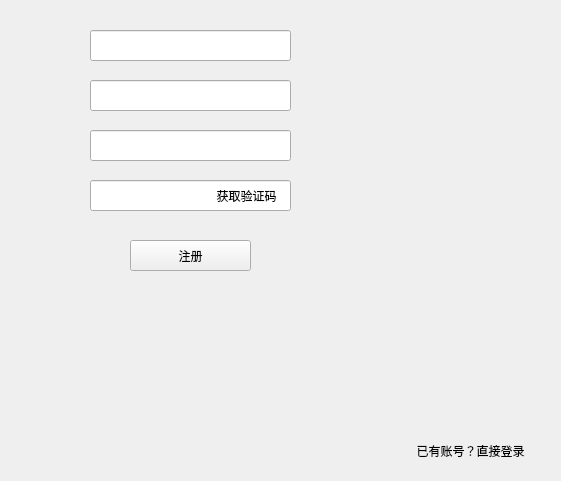
<?xml version="1.0" encoding="UTF-8"?>
<ui version="4.0">
 <class>EnrollClass</class>
 <widget class="QWidget" name="EnrollClass">
  <property name="geometry">
   <rect>
    <x>0</x>
    <y>0</y>
    <width>561</width>
    <height>481</height>
   </rect>
  </property>
  <property name="windowTitle">
   <string>Enroll</string>
  </property>
  <widget class="QWidget" name="widgetR" native="true">
   <property name="geometry">
    <rect>
     <x>0</x>
     <y>0</y>
     <width>561</width>
     <height>481</height>
    </rect>
   </property>
   <property name="minimumSize">
    <size>
     <width>0</width>
     <height>0</height>
    </size>
   </property>
   <widget class="QLineEdit" name="mailAddress">
    <property name="geometry">
     <rect>
      <x>90</x>
      <y>30</y>
      <width>201</width>
      <height>31</height>
     </rect>
    </property>
   </widget>
   <widget class="QLineEdit" name="password">
    <property name="geometry">
     <rect>
      <x>90</x>
      <y>130</y>
      <width>201</width>
      <height>31</height>
     </rect>
    </property>
    <property name="echoMode">
     <enum>QLineEdit::Password</enum>
    </property>
   </widget>
   <widget class="QPushButton" name="enroll">
    <property name="geometry">
     <rect>
      <x>130</x>
      <y>240</y>
      <width>121</width>
      <height>31</height>
     </rect>
    </property>
    <property name="text">
     <string>注册</string>
    </property>
   </widget>
   <widget class="QLineEdit" name="code">
    <property name="geometry">
     <rect>
      <x>90</x>
      <y>180</y>
      <width>201</width>
      <height>31</height>
     </rect>
    </property>
   </widget>
   <widget class="QPushButton" name="login">
    <property name="geometry">
     <rect>
      <x>410</x>
      <y>440</y>
      <width>121</width>
      <height>21</height>
     </rect>
    </property>
    <property name="autoFillBackground">
     <bool>false</bool>
    </property>
    <property name="text">
     <string>已有账号？直接登录</string>
    </property>
    <property name="default">
     <bool>false</bool>
    </property>
    <property name="flat">
     <bool>true</bool>
    </property>
   </widget>
   <widget class="QPushButton" name="requestCode">
    <property name="geometry">
     <rect>
      <x>200</x>
      <y>180</y>
      <width>93</width>
      <height>31</height>
     </rect>
    </property>
    <property name="text">
     <string>获取验证码</string>
    </property>
    <property name="flat">
     <bool>true</bool>
    </property>
   </widget>
   <widget class="QLineEdit" name="userName">
    <property name="geometry">
     <rect>
      <x>90</x>
      <y>80</y>
      <width>201</width>
      <height>31</height>
     </rect>
    </property>
    <property name="echoMode">
     <enum>QLineEdit::Password</enum>
    </property>
   </widget>
  </widget>
 </widget>
 <layoutdefault spacing="6" margin="11"/>
 <resources>
  <include location="Enroll.qrc"/>
 </resources>
 <connections/>
</ui>
